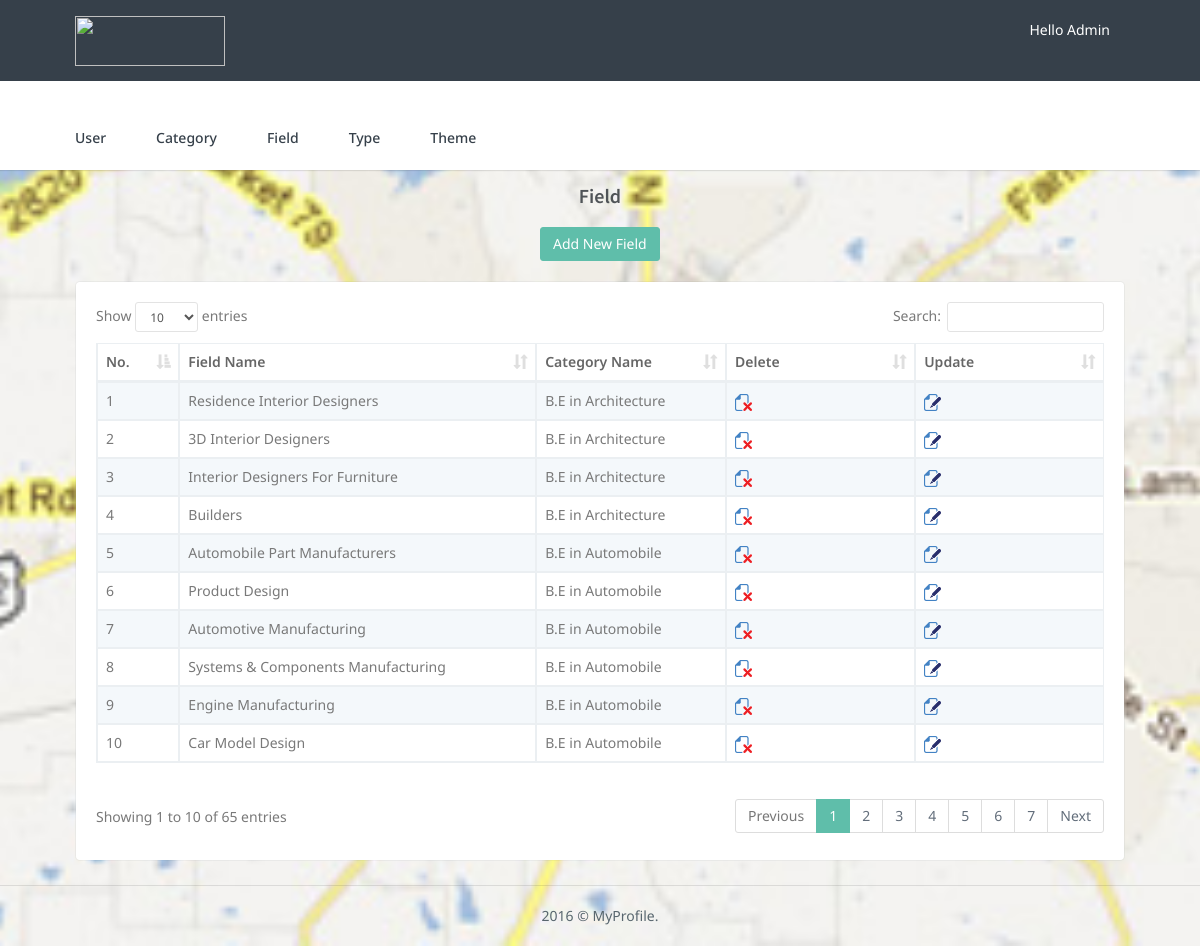
Page /mp_superadmin/mp_field/mp_field_display.php on the committed database.
### tables this page shows
CREATE TABLE IF NOT EXISTS `mp_field` (
  `field_id` int(100) NOT NULL AUTO_INCREMENT,
  `field_name` varchar(100) NOT NULL,
  `category_id` int(100) NOT NULL,
  PRIMARY KEY (`field_id`)
);

CREATE TABLE IF NOT EXISTS `mp_category` (
  `category_id` int(100) NOT NULL AUTO_INCREMENT,
  `category_name` varchar(50) NOT NULL,
  PRIMARY KEY (`category_id`)
);

### mp_superadmin/mp_field/mp_field_display.php (the view)
<?php
include ("../include/header.php");
include ("../include/menu.php");
include ("../mp_connect.php");
$query="select * from mp_field";
$data=mysqli_query($con,$query);
?>
        <div class="wrapper">
            <div class="container">
                <div class="row" style="margin-bottom:20px; margin-top:30px;">
                    <div class="col-sm-12">
                        <h4 class="page-title" style="text-align:center;">Field</h4>
					</div>
				</div>
				<div class="row" style="margin-bottom:20px;">
					<div class="col-sm-12">
							<center><a href="index.php">
                            <button type="button" class="btn btn-default dropdown-toggle waves-effect waves-light">Add New Field</button>
							</a></center>
					</div>
                </div>
                <div class="row">
                    <div class="col-sm-12">
                        <div class="card-box table-responsive">
                            <table id="datatable-responsive"  class="table table-striped table-bordered dt-responsive nowrap" cellspacing="0" width="100%">
                                <thead>
                                    <tr>
                                        <th>No.</th>
                                        <th>Field Name</th>
										<th>Category Name</th>
										<th>Delete</th>
										<th>Update</th>
                                    </tr>
                                </thead>
                                <tbody>
								<?php $count=1; while($rec = mysqli_fetch_array($data)) { ?>
                                    <tr>
                                        <td><?php echo $count; $count++; ?></td>
                                        <td><?php echo $rec['field_name']; ?></td>
										<?php
										$cid=$rec['category_id'];
										$query1="select * from mp_category where category_id='$cid'";
										$data1=mysqli_query($con,$query1);
										$rec1=mysqli_fetch_array($data1);
										?>
										<td><?php echo $rec1['category_name']; ?></td>
										<td><a href="mp_field_delete.php?id=<?php echo $rec['field_id']; ?>"><img src="../img/delete.png" alt="Delete" style="width:10%;height:10%;"></a></td>
										<td><a href="mp_field_update.php?id=<?php echo $rec['field_id']; ?>"><img src="../img/update.png" alt="Update" style="width:10%;height:10%;"></a></td>
                                    </tr>
                                <?php } ?>
                                </tbody>
                            </table>
                        </div>
                    </div>
                </div>
<?php include ("../include/footer.php");?>

### mp_superadmin/assets/css/core.css (style rules this page uses)
body { background:url("./image/map.jpg") no-repeat center top; background-size: cover; min-height: 550px; font-family: 'Noto Sans', 'Helvetica Neue', Helvetica, Arial, sans-serif; margin: 0; padding-bottom: 65px; overflow-x: hidden; color: #797979; }
html { position: relative; min-height: 100%; background: #ebeff2; margin-top: -22px; }
h1, h2, h3, h4, h5, h6 { color: #505458; font-family: "Source Sans Pro", "Helvetica Neue", Helvetica, Arial, sans-serif; margin: 10px 0; }
h4 { line-height: 22px; }
* { outline: none !important; }
.container { width: 90%; }
.wrapper { margin-top: 170px; }
.page-title { font-size: 20px; font-weight: 600; margin-bottom: 0px; margin-top: 7px; }
.card-box { padding: 20px; border: 1px solid rgba(54, 64, 74, 0.05); -webkit-border-radius: 5px; border-radius: 5px; -moz-border-radius: 5px; background-clip: padding-box; margin-bottom: 20px; background-color: #ffffff; }
.row { margin-right: -10px; margin-left: -10px; }
.col-lg-1, .col-lg-10, .col-lg-11, .col-lg-12, .col-lg-2, .col-lg-3, .col-lg-4, .col-lg-5, .col-lg-6, .col-lg-7, .col-lg-8, .col-lg-9, .col-md-1, .col-md-10, .col-md-11, .col-md-12, .col-md-2, .col-md-3, .col-md-4, .col-md-5, .col-md-6, .col-md-7, .col-md-8, .col-md-9, .col-sm-1, .col-sm-10, .col-sm-11, .col-sm-12, .col-sm-2, .col-sm-3, .col-sm-4, .col-sm-5, .col-sm-6, .col-sm-7, .col-sm-8, .col-sm-9, .col-xs-1, .col-xs-10, .col-xs-11, .col-xs-12, .col-xs-2, .col-xs-3, .col-xs-4, .col-xs-5, .col-xs-6, .col-xs-7, .col-xs-8, .col-xs-9 { padding-left: 10px; padding-right: 10px; }
.waves-effect { position: relative; cursor: pointer; display: inline-block; overflow: hidden; -webkit-user-select: none; -moz-user-select: none; -ms-user-select: none; user-select: none; -webkit-tap-highlight-color: transparent; vertical-align: middle; z-index: 1; will-change: opacity, transform; -webkit-transition: all 0.3s ease-out; -moz-transition: all 0.3s ease-out; -o-transition: all 0.3s ease-out; -ms-transition: all 0.3s ease-out; transition: all 0.3s ease-out; }

### mp_superadmin/assets/css/components.css (style rules this page uses)
.btn { border-radius: 3px; outline: none !important; }
.btn-primary, .btn-success, .btn-default, .btn-info, .btn-warning, .btn-danger, .btn-inverse, .btn-purple, .btn-pink { color: #ffffff !important; }
.btn-default, .btn-default:hover, .btn-default:focus, .btn-default:active, .btn-default.active, .btn-default.focus, .btn-default:active, .btn-default:focus, .btn-default:hover, .open > .dropdown-toggle.btn-default { background-color: #5fbeaa !important; border: 1px solid #5fbeaa !important; }
.table { margin-bottom: 10px; }
.table-striped > tbody > tr:nth-of-type(odd), .table-hover > tbody > tr:hover, .table > thead > tr > td.active, .table > tbody > tr > td.active, .table > tfoot > tr > td.active, .table > thead > tr > th.active, .table > tbody > tr > th.active, .table > tfoot > tr > th.active, .table > thead > tr.active > td, .table > tbody > tr.active > td, .table > tfoot > tr.active > td, .table > thead > tr.active > th, .table > tbody > tr.active > th, .table > tfoot > tr.active > th { background-color: #f4f8fb !important; }
.table > thead > tr > th, .table > tbody > tr > th, .table > tfoot > tr > th, .table > thead > tr > td, .table > tbody > tr > td, .table > tfoot > tr > td, .table > thead > tr > th, .table-bordered { border-top: 1px solid #ebeff2; }
.table-bordered > thead > tr > th, .table-bordered > tbody > tr > th, .table-bordered > tfoot > tr > th, .table-bordered > thead > tr > td, .table-bordered > tbody > tr > td, .table-bordered > tfoot > tr > td { border: 1px solid #ebeff2; }
.table > thead > tr > th { vertical-align: bottom; border-bottom: 2px solid #ebeff2; }
tbody { color: #797979; }
th { color: #666666; font-weight: 600; }
.table-bordered { border: 1px solid #ebeff2; }

### rows in the picture
mp_field: field_name "Residence Interior Designers", category.category_name "B.E in Architecture"
mp_field: field_name "3D Interior Designers", category.category_name "B.E in Architecture"
mp_field: field_name "Interior Designers For Furniture", category.category_name "B.E in Architecture"
mp_field: field_name "Builders", category.category_name "B.E in Architecture"
mp_field: field_name "Automobile Part Manufacturers", category.category_name "B.E in Automobile"
mp_field: field_name "Product Design", category.category_name "B.E in Automobile"
mp_field: field_name "Automotive Manufacturing", category.category_name "B.E in Automobile"
mp_field: field_name "Systems & Components Manufacturing", category.category_name "B.E in Automobile"
mp_field: field_name "Engine Manufacturing", category.category_name "B.E in Automobile"
mp_field: field_name "Car Model Design", category.category_name "B.E in Automobile"
